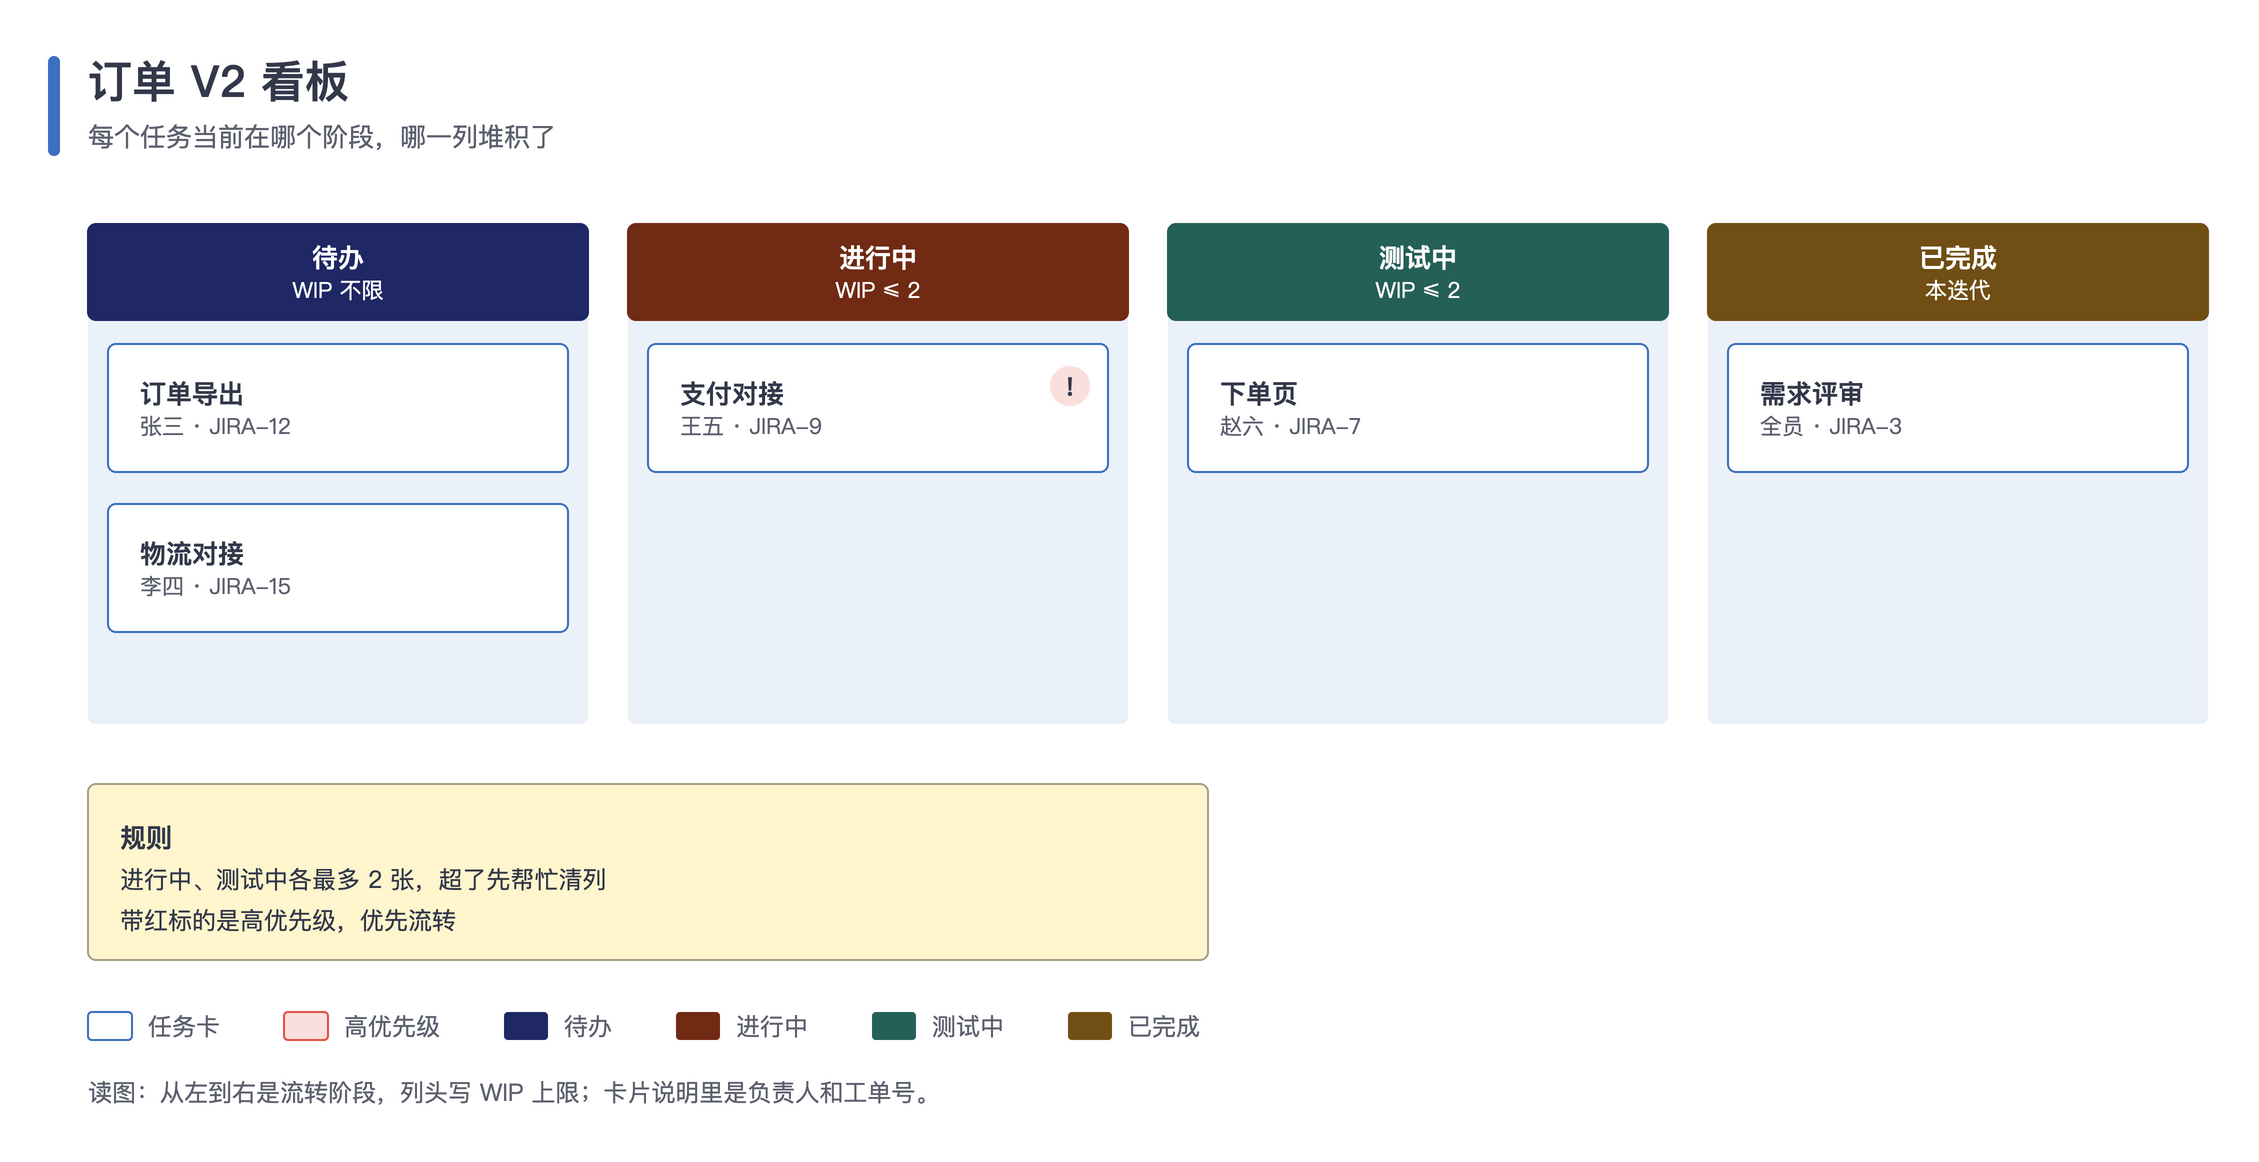

Here is the Python script that generated this plot:
#!/usr/bin/env python3
"""看板：列等宽，列头按系列色深色实底并写 WIP 上限，卡片白底细描边、宽度统一，高优先级卡片带徽标。

用到：box（列头深色、卡片 white）、rect 列底、badge 优先级、panel、legend、footer。
运行后在本目录生成 kanban.drawio 和 kanban.png。
"""
import os
import sys

HERE = os.path.dirname(os.path.abspath(__file__))
sys.path.insert(0, os.path.join(os.path.dirname(HERE), 'scripts'))
from drawio_kit import Diagram, SERIES  # noqa: E402

MIN_SIDE = int(os.environ.get('DIAGRAM_MIN_SIDE', 4000))

d = Diagram('订单 V2 看板', '每个任务当前在哪个阶段，哪一列堆积了')
X0, CW, GAP, Y0, CH = 60, 250, 20, 120, 250
COLS = [('待办', 'WIP 不限', [('订单导出', '张三 · JIRA-12', None), ('物流对接', '李四 · JIRA-15', None)]),
        ('进行中', 'WIP ≤ 2', [('支付对接', '王五 · JIRA-9', 'High')]),
        ('测试中', 'WIP ≤ 2', [('下单页', '赵六 · JIRA-7', None)]),
        ('已完成', '本迭代', [('需求评审', '全员 · JIRA-3', None)])]
for i, (title, wip, cards) in enumerate(COLS):
    role = SERIES[i % len(SERIES)]
    dk = d.t.deep(role)
    x = X0 + i * (CW + GAP)
    d.rect(x, Y0, CW, CH, d.t.soft, extra='rounded=1;arcSize=8;absoluteArcSize=1;')
    d.box(x, Y0, CW, 48, title, wip, role='white', extra=f'fillColor={dk};strokeColor={dk};fontColor={d.t.bg};', sub_color=d.t.bg)
    for j, (name, meta, prio) in enumerate(cards):
        cy = Y0 + 60 + j * 80
        d.box(x + 10, cy, CW - 20, 64, name, meta, role='white', align='left', extra='spacingLeft=10;')
        if prio:
            d.badge(x + CW - 40, cy + 10, '!', size=22, role='bad')

y = d.panel(X0, Y0 + CH + 30, 560, '规则', ['进行中、测试中各最多 2 张，超了先帮忙清列', '带红标的是高优先级，优先流转'])
d.legend(X0, y + 24, [('white', '任务卡'), ('bad', '高优先级'), (('color', d.t.deep('lav')), '待办'), (('color', d.t.deep('peach')), '进行中'), (('color', d.t.deep('mint')), '测试中'), (('color', d.t.deep('apricot')), '已完成')])
d.footer(X0, y + 56, '读图：从左到右是流转阶段，列头写 WIP 上限；卡片说明里是负责人和工单号。')

name = os.path.join(HERE, 'kanban')
d.save(name + '.drawio')
d.export(name + '.drawio', name + '.png', scale=d.scale_for(MIN_SIDE))
